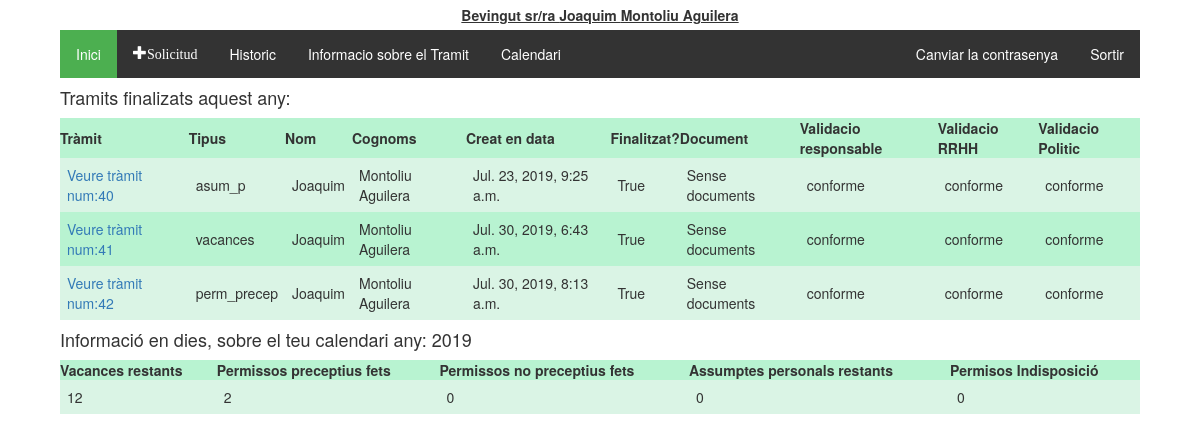
Page /tramitador/historic/ (signed in) on the committed database.
### tramitador/models.py (models this page shows, shortened)
class Treballadors(AbstractUser):
    usuari = models.CharField(max_length=20)
    """nom = models.CharField(max_length=20)
    cognoms = models.CharField(max_length=20)
    email = models.CharField(max_length=50)"""
    dni = models.CharField(max_length=20, null = True, blank=True)
    areas = models.ManyToManyField(Area)
    """rol = models.CharField(max_length=20, choices = tip_rols, default = 'treb')
    estat = models.CharField(max_length=10, choices = tip_estats, default = 'alta')"""
    class Meta:
        ordering = ['first_name','last_name']

class Tramit(models.Model):
    validacio = (
        ('conforme','conforme'),
        ('inconforme','no conforme'),
        ('espera', 'en espera'),
    )
    tipologia = (
        ('vacances', 'Vacances'),
        ('perm_precep', 'Permisos preceptius'),
        ('perm_no_precep', 'Permisos no preceptius'),
        ('asum_p', 'Asumptes personals'),
        ('perm_indisposicio', 'Permis Indisposicio'),
        ('perm_altres', 'Altres permissos'),
    )
    treballador = models.ForeignKey(Treballadors, on_delete=models.CASCADE)
    document = models.ForeignKey(Document, on_delete=models.SET_NULL, null=True, blank=True)
    creat_en = models.DateTimeField(auto_now_add=True)
    modificat_en = models.DateTimeField(auto_now=True)
    data_sol = models.CharField(max_length=250, help_text = "Interval de dates amb guións '/', per dies no consecutios emprar ';' Exemple:2019-08-01-2019-08-20;2019-09-09")
    tipus = models.CharField(max_length=40, choices=tipologia, default='asum_p')
    finalitzat = models.BooleanField(default=False)
    """Validacio de RRHH"""
    valRRHH = models.CharField(max_length=20, choices=validacio, default='espera')
    """Validacio del responsable"""
    valResp =  models.CharField(max_length=20, choices=validacio, default='espera')
    """Validacio del Politic"""
    valPol = models.CharField(max_length=20, choices=validacio, default='espera')
    """En cas de voler explicar el motiu"""
    missatge_usuari = models.CharField(max_length=2000, null = True)
    missatge_responsable = models.CharField(max_length=2000, null = True, blank=True)
    """Millores per el admin site"""
    def was_published_recently(self):
        return self.creat_en >= timezone.now() - datetime.timedelta(days=1)
    was_published_recently.admin_order_field = 'creat_en'
    was_published_recently.boolean = True
    was_published_recently.short_description = 'Publicat recentment?'

class Calendari(models.Model):
    any = models.IntegerField(('any'),choices=year_choices(), default=current_year())
    vacances = models.IntegerField(default=22, verbose_name="Vacances disponibles")
    vacances_dies = models.CharField(max_length=500, blank=True)
    perm_precep = models.IntegerField(default=0, verbose_name="Permissos preceptius fets:")
    perm_precep_dies = models.CharField(max_length=500, blank=True)
    perm_no_precep = models.IntegerField(default=0, verbose_name="Permissos no preceptius fets:")
    perm_no_precep_dies = models.CharField(max_length=500, blank=True)
    asum_p = models.IntegerField(default=6,verbose_name="Assumptes perosnals disponibles:")
    asum_p_dies = models.CharField(max_length=500, blank=True)
    perm_indisposicio = models.IntegerField(default=0, verbose_name="Permissos per indisposició fets:", blank=True)
    perm_indisposicio_dies = models.CharField(max_length=500, blank=True)
    perm_altres = models.IntegerField(default=0, verbose_name="Altres permissos", blank=True)
    perm_altres_dies = models.CharField(max_length=500, blank=True)
    treballador = models.ForeignKey(Treballadors, on_delete=models.CASCADE)

### tramitador/views.py (the view)
@login_required
def historic(request):
    today = datetime.date.today()
    groups = request.user.groups.all()
    tramits_finalitzats = Tramit.objects.all().filter(Q(treballador__id=request.user.id) & Q(finalitzat=True) &Q(creat_en__year=today.year))
    try:
        calendari = Calendari.objects.get(treballador__id = request.user.id, any=today.year)
        context = {'tramits_finalitzats': tramits_finalitzats, 'calendari':calendari}
        return render(request, 'tramits/historic.html', context)
    except Calendari.DoesNotExist:
        context = {'tramits_finalitzats': tramits_finalitzats}
        return render(request, 'tramits/historic.html', context)

### tramitador/templatetags/group.py (called while the page is built)
@register.filter(name='has_group')
def has_group(user, group_name):
    group_name = group_name.split(";")
    for group in group_name:
        if(user.groups.filter(name=group).exists()):
            return True
    return False

### tramitador/templates/tramits/historic.html
{% extends 'tramits/base.html' %}
{% block content %}
  {% if tramits_finalitzats %}
  <h4>Tramits finalizats aquest any:</h4>
    <table class="TFtable">
      <tr>
        <th>Tràmit</th><th>Tipus</th><th>Nom</th><th>Cognoms</th><th>Creat en data</th><th>Finalitzat?</th><th>Document</th>
        <th>Validacio responsable</th><th>Validacio RRHH</th><th>Validacio Politic</th>
      </tr>
      {% for tramit in tramits_finalitzats %}
      <tr>
        <td><a href="{% url 'tramit_detall' tramit.id %}">Veure tràmit num:{{tramit.id}}</a></td><td>{{tramit.tipus}}</td><td>{{tramit.treballador.first_name}}</td><td>{{tramit.treballador.last_name}}</td>
        <td>{{tramit.creat_en}}</td><td>{{tramit.finalitzat}}</td>
        <td>
          {% if tramit.document %}
            <a href='{{ tramit.document.document.url }}' class="glyphicon glyphicon-save-file"></a>
          {% else %}
            Sense documents
          {% endif %}
        </td>
        <td>{{tramit.valResp}}</td><td>{{tramit.valRRHH}}</td><td>{{tramit.valPol}}</td>
      </tr>
      {% endfor %}
    </table>
    {% else %}
      Encara no s'ha finalitzat cap tràmit...
  {% endif %}
  {% if calendari %}
  <h4>Informació en dies, sobre el teu calendari any: {{calendari.any}}</h4>
    <table class="TFtable">
      <tr>
        <th>Vacances restants</th>
        <th>Permissos preceptius fets</th>
        <th>Permissos no preceptius fets</th>
        <th>Assumptes personals restants</th>
        <th>Permisos Indisposició</th>
      </tr>
      <tr>
        <td>{{calendari.vacances}}</td>
        <td>{{calendari.perm_precep}}</td>
        <td>{{calendari.perm_no_precep}}</td>
        <td>{{calendari.asum_p}}</td>
        <td>{{calendari.perm_indisposicio}}</td>
      </tr>
    </table>
  {% else %}
    <p>Encara no tens calendari d'aquest any confeccionat.</p>
  {% endif %}
{% endblock %}

### tramitador/templates/tramits/base.html (shortened to what this page needs)
<!DOCTYPE html>
{% load static %}
{% load group %}
<html lang="es">
  <head>
    <link rel="stylesheet" href="https://maxcdn.bootstrapcdn.com/bootstrap/3.3.5/css/bootstrap.min.css">
    <link rel="stylesheet" href="https://maxcdn.bootstrapcdn.com/font-awesome/4.4.0/css/font-awesome.min.css">
    <link rel="stylesheet" href="//code.jquery.com/ui/1.12.1/themes/base/jquery-ui.css">
    <link rel="stylesheet" href="{% static 'tramits/style.css' %}">
    <link rel="stylesheet" href="{% static 'tramits/bootstrap-year-calendar.css' %}">
  </head>
  <body>
    <div id="heading">
      {% block heading %}
        {% if user.is_authenticated %}
          Bevingut sr/ra {{ user.first_name }} {{ user.last_name }}
        {% else %}
          <p>Encara no t'has autentificat:<a href="{% url 'login' %}"><button type="button" class="btn btn-primary">Entrar</button></a></p>
        {% endif %}
      {% endblock %}
    </div>
    {% if user.is_authenticated %}
      <div id="main_block">
        <div id="options_block">
          <ul class="menu_options">
            <li><a href="{% url 'index' %}" class="active">Inici</a></li>
            <li><a href="{% url 'nou_tramit' %}"class ="glyphicon glyphicon-plus">Solicitud</a></li>
            <li><a href="{% url 'historic' %}">Historic</a></li>
            <li><a target="_blank" href="{% static 'documentacio/manual.pdf' %}">Informacio sobre el Tramit</a></li>
            <li><a target="_blank" href="{% url 'calendari' %}">Calendari</a></li>
            <li class="menu_options_dreta"><a href="{% url 'logout' %}">Sortir</a></li>
            <li class="menu_options_dreta"><a href="/permivac/tramitador/accounts/password_change/">Canviar la contrasenya</a></li>
          </ul>
        </div>
        {% block content %}
        {% endblock %}
      </div>
    {% endif %}
  </body>
</html>

### tramitador/static/tramits/style.css (style rules this page uses)
#heading { display:flex; flex-direction: row; justify-content: center; align-content:center; align-items:center; width: 90%; height: auto; margin-left: auto; margin-right: auto; padding: 5px; text-decoration: underline; font-weight: bold; }
#main_block { display:flex; flex-direction:column; width: 90%; margin-left: auto; margin-right: auto; height: auto; justify-content: center; }
.TFtable { width: 100%; height: auto; padding: 5px; }
.TFtable td { padding:7px; border:border#4ef495 1px solid; }
.TFtable tr { background:#b8f3d1; }
.TFtable tr:nth-child(odd) { background:#b8f3d1; }
.TFtable tr:nth-child(even) { background:#daf4e5; }
ul.menu_options { list-style-type: none; margin: 0; padding: 0; overflow: hidden; background-color: #333; }
ul.menu_options li { float: left; }
ul.menu_options li.menu_options_dreta { float:right; }
ul.menu_options li a { display: block; color: white; text-align: center; padding: 14px 16px; text-decoration: none; }
.active { background-color: #4CAF50; }
a, i { cursor: pointer; }

### rows in the picture
Treballadors: first_name "Joaquim", last_name "Montoliu Aguilera"
Tramit: id "40", tipus "asum_p", treballador.first_name "Joaquim", treballador.last_name "Montoliu Aguilera", creat_en "Jul. 23, 2019, 9:25 a.m.", finalitzat "True", shows "Sense documents", valResp "conforme", valRRHH "conforme", valPol "conforme"
Tramit: id "41", tipus "vacances", treballador.first_name "Joaquim", treballador.last_name "Montoliu Aguilera", creat_en "Jul. 30, 2019, 6:43 a.m.", finalitzat "True", shows "Sense documents", valResp "conforme", valRRHH "conforme", valPol "conforme"
Tramit: id "42", tipus "perm_precep", treballador.first_name "Joaquim", treballador.last_name "Montoliu Aguilera", creat_en "Jul. 30, 2019, 8:13 a.m.", finalitzat "True", shows "Sense documents", valResp "conforme", valRRHH "conforme", valPol "conforme"
Calendari: any "2019", vacances "12", perm_precep "2", perm_no_precep "0", asum_p "0", perm_indisposicio "0"
